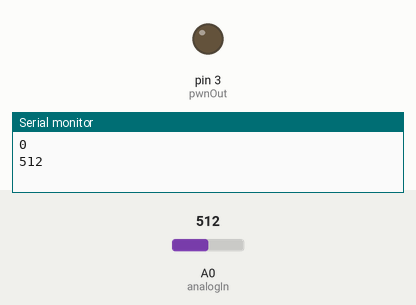
Simulated run of this sketch. Board: Arduino Uno, built with avr-gcc and run on an emulated ATmega328P. On the bench: output pins drawn as LEDs (lit = HIGH), the last lines printed to the serial monitor. The inputs (shaded band) are chosen by the test bench; at power-on: A0 (analogIn) = 512.

Above: at 0.1 s.
At 37.0 s:
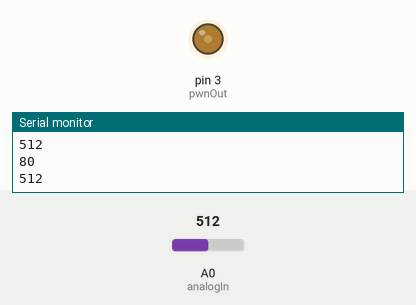
Timing chart, 0 to 40.0 s (numbered marks = the images above):
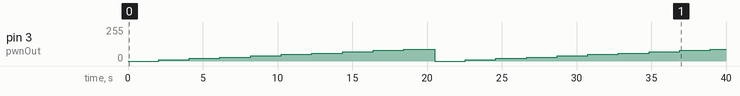

The sketch:

pwm.ino
```cpp
//#define pwnOut D2
#define pwnOut 3
#define analogIn A0

void setup() {
    pinMode(pwnOut,OUTPUT);
    pinMode(analogIn,INPUT);
    Serial.begin(9600);
}

void loop() {
    int r;
    for(int i=0;i<10;i++)
    {
        analogWrite(pwnOut,i*10);
        delay(50);
        r=analogRead(analogIn);
        Serial.println(i*10);
        Serial.println(r);
        Serial.println();
        delay(2000);
    }
}
```

Measured:
- by itself, pin 3 (pwnOut): 0/255 → 10/255 at 2.1 s, → 20/255 2.1 s later, → 30/255 2.1 s later, → 40/255 2.1 s later, … (19 changes in this stretch)
